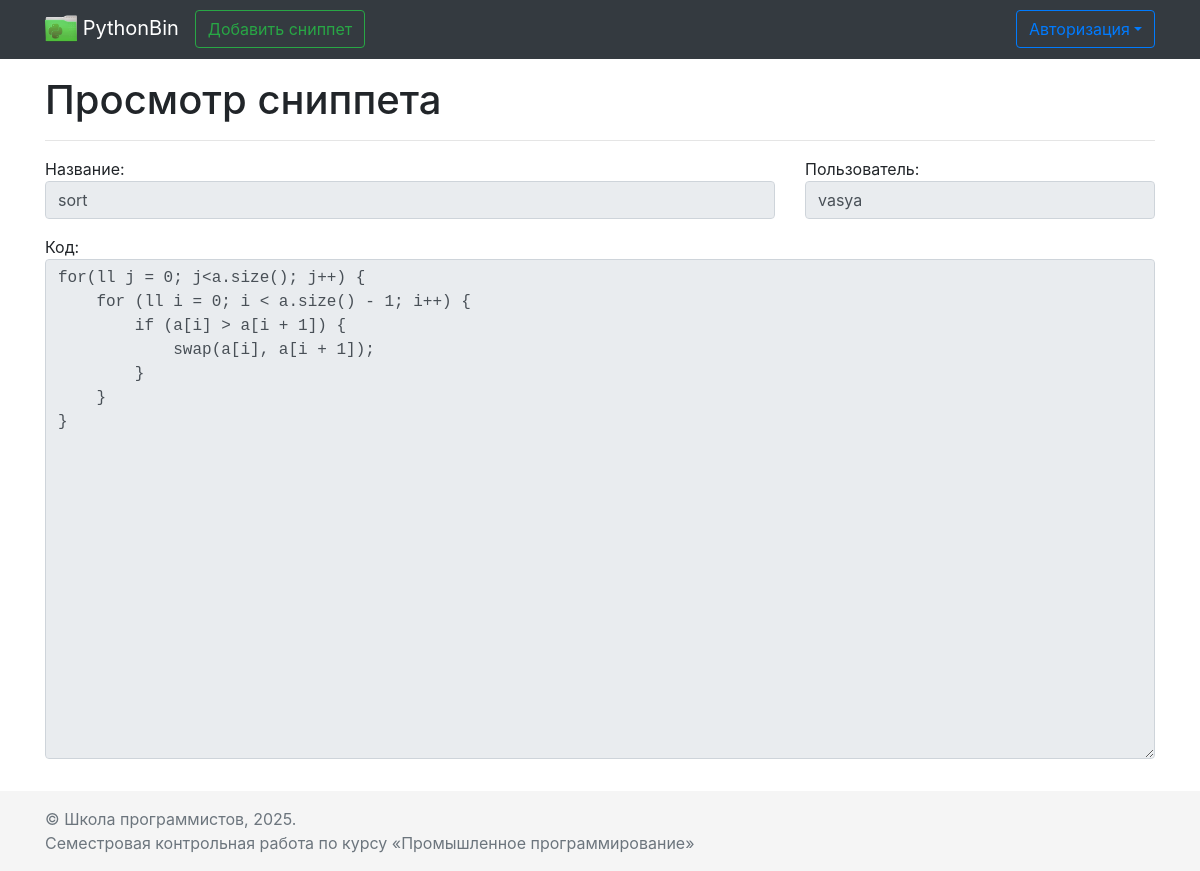
Screenshot of /snippets/6 with the database file from the repository.
### main/models.py (models this page shows)
class Snippet(models.Model):
    name = models.CharField(max_length=200)
    code = models.TextField(max_length=5000)
    creation_date = models.DateTimeField()
    user = models.ForeignKey(to=User, on_delete=models.CASCADE,
                             blank=True, null=True)  # can be empty due to usage of AnonymousUser

### main/views.py (the view)
# urls.py: path('snippets/<int:id>', views.view_snippet_page, name='view_snippet'),
def view_snippet_page(request, id):
    context = get_base_context(request, 'Просмотр сниппета')
    try:
        record = Snippet.objects.get(id=id)
        context['addform'] = AddSnippetForm(
            initial={
                'user': record.user.username if record.user else 'AnonymousUser',  # Показываем автора
                'name': record.name,
                'code': record.code,
            }
        )
    except Snippet.DoesNotExist:
        raise Http404
    return render(request, 'pages/view_snippet.html', context)

### main/forms.py
class LoginForm(forms.Form):
    username = forms.CharField(
        max_length=20,
        required=True,
        widget=forms.TextInput(
            attrs={
                'class': 'form-control',
                'placeholder': 'Username',
            }
        )
    )
    password = forms.CharField(
        max_length=20,
        required=True,
        widget=forms.PasswordInput(
            attrs={
                'class': 'form-control',
                'placeholder': 'Password',
            }
        )
    )

class AddSnippetForm(forms.Form):
    name = forms.CharField(
        label='Название',
        max_length=200,
        widget=forms.TextInput(
            attrs={
                'class': 'form-control'
            }
        )
    )
    user = forms.CharField(
        label='Пользователь',
        max_length=20,
        widget=forms.TextInput(
            attrs={
                'class': 'form-control',
                'disabled': '',
            }
        ),
        required=False
    )
    code = forms.CharField(
        label='Код',
        max_length=5000,
        widget=forms.Textarea(
            attrs={
                'class': 'form-control',
                'style': 'height:500px'
            }
        )
    )

### main/views.py (called while the page is built)
def get_base_context(request, pagename):
    return {
        'pagename': pagename,
        'loginform': LoginForm(),
        'user': request.user,
    }

### main/templates/pages/view_snippet.html
{% extends 'base.html' %}
{% block content %}
<div class="row">
    <div class="col">
        <form>
            <fieldset disabled>
                <div class="form-group row">
                    <div class="col col-8">
                        {{ addform.name.label }}: {{ addform.name }}
                    </div>
                    <div class="col col-4">
                        {{ addform.user.label }}: {{ addform.user }}
                    </div>
                </div>
                <div class="form-group row">
                    <div class="col">
                        {{ addform.code.label }}:
                        <pre><code class="python">{{ addform.code }}</code></pre>
                    </div>
                </div>
            </fieldset>
        </form>
    </div>
</div>
{% endblock %}

### static/css/sticky-footer-navbar.css (style rules this page uses)
code { font-size: 80%; }

### rows the page displays
Snippet: name "sort", user "vasya", code "for(ll j = 0; j<a.size(); j++) { for (ll i = 0; i < a.size() - 1; i++) { if (a[i] > a[i + 1]) { swap(a[i], a[i + 1]); } } }"

### other values shown
{{ pagename }} "Просмотр сниппета"
{{ addform.name.label }} "Название"
{{ addform.user.label }} "Пользователь"
{{ addform.code.label }} "Код"
